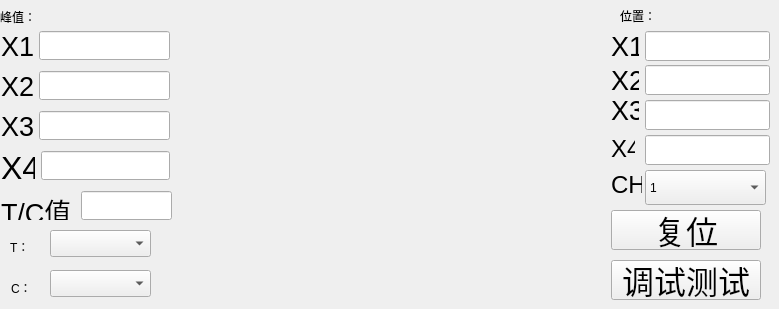
         <widget class="QWidget" name="tab_17">
          <attribute name="title">
           <string>测试</string>
          </attribute>
          <widget class="QComboBox" name="comboBox_p2Value_2">
           <property name="enabled">
            <bool>true</bool>
           </property>
           <property name="geometry">
            <rect>
             <x>50</x>
             <y>270</y>
             <width>101</width>
             <height>27</height>
            </rect>
           </property>
           <property name="currentIndex">
            <number>-1</number>
           </property>
          </widget>
          <widget class="QCustomPlot" name="curve" native="true">
           <property name="geometry">
            <rect>
             <x>180</x>
             <y>10</y>
             <width>421</width>
             <height>281</height>
            </rect>
           </property>
          </widget>
          <widget class="QComboBox" name="comboBox_p1Value_2">
           <property name="enabled">
            <bool>true</bool>
           </property>
           <property name="geometry">
            <rect>
             <x>50</x>
             <y>230</y>
             <width>101</width>
             <height>27</height>
            </rect>
           </property>
           <property name="currentIndex">
            <number>-1</number>
           </property>
          </widget>
          <widget class="QLabel" name="label_105">
           <property name="geometry">
            <rect>
             <x>10</x>
             <y>236</y>
             <width>35</width>
             <height>21</height>
            </rect>
           </property>
           <property name="text">
            <string>T：</string>
           </property>
          </widget>
          <widget class="QLabel" name="label_107">
           <property name="geometry">
            <rect>
             <x>11</x>
             <y>277</y>
             <width>32</width>
             <height>21</height>
            </rect>
           </property>
           <property name="text">
            <string>C：</string>
           </property>
          </widget>
          <widget class="QLabel" name="label_137">
           <property name="geometry">
            <rect>
             <x>0</x>
             <y>6</y>
             <width>151</width>
             <height>21</height>
            </rect>
           </property>
           <property name="text">
            <string>峰值：</string>
           </property>
          </widget>
          <widget class="QLabel" name="label_138">
           <property name="geometry">
            <rect>
             <x>620</x>
             <y>0</y>
             <width>91</width>
             <height>31</height>
            </rect>
           </property>
           <property name="text">
            <string>位置：</string>
           </property>
          </widget>
          <widget class="QLabel" name="label_T1">
           <property name="geometry">
            <rect>
             <x>1</x>
             <y>31</y>
             <width>32</width>
             <height>29</height>
            </rect>
           </property>
           <property name="text">
            <string notr="true">&lt;!DOCTYPE HTML PUBLIC &quot;-//W3C//DTD HTML 4.0//EN&quot; &quot;http://www.w3.org/TR/REC-html40/strict.dtd&quot;&gt;
&lt;html&gt;&lt;head&gt;&lt;meta name=&quot;qrichtext&quot; content=&quot;1&quot; /&gt;&lt;style type=&quot;text/css&quot;&gt;
p, li { white-space: pre-wrap; }
&lt;/style&gt;&lt;/head&gt;&lt;body style=&quot; font-family:'Ubuntu'; font-size:20pt; font-weight:400; font-style:normal;&quot;&gt;
&lt;table border=&quot;0&quot; style=&quot;-qt-table-type: root; margin-top:4px; margin-bottom:4px; margin-left:4px; margin-right:4px;&quot;&gt;
&lt;tr&gt;
&lt;td style=&quot;border: none;&quot;&gt;
&lt;p style=&quot; margin-top:0px; margin-bottom:0px; margin-left:0px; margin-right:0px; -qt-block-indent:0; text-indent:0px;&quot;&gt;X1&lt;/p&gt;&lt;/td&gt;&lt;/tr&gt;&lt;/table&gt;&lt;/body&gt;&lt;/html&gt;</string>
           </property>
          </widget>
          <widget class="QLineEdit" name="lineEdit">
           <property name="geometry">
            <rect>
             <x>39</x>
             <y>31</y>
             <width>131</width>
             <height>29</height>
            </rect>
           </property>
           <property name="text">
            <string notr="true"/>
           </property>
          </widget>
          <widget class="QLabel" name="label_T2">
           <property name="geometry">
            <rect>
             <x>1</x>
             <y>71</y>
             <width>32</width>
             <height>29</height>
            </rect>
           </property>
           <property name="text">
            <string notr="true">&lt;!DOCTYPE HTML PUBLIC &quot;-//W3C//DTD HTML 4.0//EN&quot; &quot;http://www.w3.org/TR/REC-html40/strict.dtd&quot;&gt;
&lt;html&gt;&lt;head&gt;&lt;meta name=&quot;qrichtext&quot; content=&quot;1&quot; /&gt;&lt;style type=&quot;text/css&quot;&gt;
p, li { white-space: pre-wrap; }
&lt;/style&gt;&lt;/head&gt;&lt;body style=&quot; font-family:'Ubuntu'; font-size:20pt; font-weight:400; font-style:normal;&quot;&gt;
&lt;table border=&quot;0&quot; style=&quot;-qt-table-type: root; margin-top:4px; margin-bottom:4px; margin-left:4px; margin-right:4px;&quot;&gt;
&lt;tr&gt;
&lt;td style=&quot;border: none;&quot;&gt;
&lt;p style=&quot; margin-top:0px; margin-bottom:0px; margin-left:0px; margin-right:0px; -qt-block-indent:0; text-indent:0px;&quot;&gt;X2&lt;/p&gt;&lt;/td&gt;&lt;/tr&gt;&lt;/table&gt;&lt;/body&gt;&lt;/html&gt;</string>
           </property>
          </widget>
          <widget class="QLineEdit" name="lineEdit_T2">
           <property name="geometry">
            <rect>
             <x>39</x>
             <y>71</y>
             <width>131</width>
             <height>29</height>
            </rect>
           </property>
           <property name="text">
            <string notr="true"/>
           </property>
          </widget>
          <widget class="QLabel" name="label_T3">
           <property name="geometry">
            <rect>
             <x>1</x>
             <y>111</y>
             <width>32</width>
             <height>29</height>
            </rect>
           </property>
           <property name="text">
            <string notr="true">&lt;!DOCTYPE HTML PUBLIC &quot;-//W3C//DTD HTML 4.0//EN&quot; &quot;http://www.w3.org/TR/REC-html40/strict.dtd&quot;&gt;
&lt;html&gt;&lt;head&gt;&lt;meta name=&quot;qrichtext&quot; content=&quot;1&quot; /&gt;&lt;style type=&quot;text/css&quot;&gt;
p, li { white-space: pre-wrap; }
&lt;/style&gt;&lt;/head&gt;&lt;body style=&quot; font-family:'Ubuntu'; font-size:20pt; font-weight:400; font-style:normal;&quot;&gt;
&lt;table border=&quot;0&quot; style=&quot;-qt-table-type: root; margin-top:4px; margin-bottom:4px; margin-left:4px; margin-right:4px;&quot;&gt;
&lt;tr&gt;
&lt;td style=&quot;border: none;&quot;&gt;
&lt;p style=&quot; margin-top:0px; margin-bottom:0px; margin-left:0px; margin-right:0px; -qt-block-indent:0; text-indent:0px;&quot;&gt;X3&lt;/p&gt;&lt;/td&gt;&lt;/tr&gt;&lt;/table&gt;&lt;/body&gt;&lt;/html&gt;</string>
           </property>
          </widget>
          <widget class="QLineEdit" name="lineEdit_C">
           <property name="geometry">
            <rect>
             <x>39</x>
             <y>111</y>
             <width>131</width>
             <height>29</height>
            </rect>
           </property>
           <property name="text">
            <string notr="true"/>
           </property>
          </widget>
          <widget class="QLabel" name="label_T3_5">
           <property name="geometry">
            <rect>
             <x>1</x>
             <y>150</y>
             <width>34</width>
             <height>29</height>
            </rect>
           </property>
           <property name="text">
            <string notr="true">&lt;!DOCTYPE HTML PUBLIC &quot;-//W3C//DTD HTML 4.0//EN&quot; &quot;http://www.w3.org/TR/REC-html40/strict.dtd&quot;&gt;
&lt;html&gt;&lt;head&gt;&lt;meta name=&quot;qrichtext&quot; content=&quot;1&quot; /&gt;&lt;style type=&quot;text/css&quot;&gt;
p, li { white-space: pre-wrap; }
&lt;/style&gt;&lt;/head&gt;&lt;body style=&quot; font-family:'SimSun'; font-size:20pt; font-weight:400; font-style:normal;&quot;&gt;
&lt;table border=&quot;0&quot; style=&quot;-qt-table-type: root; margin-top:4px; margin-bottom:4px; margin-left:4px; margin-right:4px;&quot;&gt;
&lt;tr&gt;
&lt;td style=&quot;border: none;&quot;&gt;
&lt;p style=&quot; margin-top:0px; margin-bottom:0px; margin-left:0px; margin-right:0px; -qt-block-indent:0; text-indent:0px;&quot;&gt;&lt;span style=&quot; font-family:'Ubuntu'; font-size:24pt;&quot;&gt;X4&lt;/span&gt;&lt;/p&gt;&lt;/td&gt;&lt;/tr&gt;&lt;/table&gt;&lt;/body&gt;&lt;/html&gt;</string>
           </property>
          </widget>
          <widget class="QLineEdit" name="lineEdit_T4">
           <property name="geometry">
            <rect>
             <x>41</x>
             <y>151</y>
             <width>129</width>
             <height>29</height>
            </rect>
           </property>
           <property name="text">
            <string notr="true"/>
           </property>
          </widget>
          <widget class="QLabel" name="label_T3_2">
           <property name="geometry">
            <rect>
             <x>1</x>
             <y>191</y>
             <width>74</width>
             <height>29</height>
            </rect>
           </property>
           <property name="text">
            <string notr="true">&lt;!DOCTYPE HTML PUBLIC &quot;-//W3C//DTD HTML 4.0//EN&quot; &quot;http://www.w3.org/TR/REC-html40/strict.dtd&quot;&gt;
&lt;html&gt;&lt;head&gt;&lt;meta name=&quot;qrichtext&quot; content=&quot;1&quot; /&gt;&lt;style type=&quot;text/css&quot;&gt;
p, li { white-space: pre-wrap; }
&lt;/style&gt;&lt;/head&gt;&lt;body style=&quot; font-family:'Ubuntu'; font-size:20pt; font-weight:400; font-style:normal;&quot;&gt;
&lt;table border=&quot;0&quot; style=&quot;-qt-table-type: root; margin-top:4px; margin-bottom:4px; margin-left:4px; margin-right:4px;&quot;&gt;
&lt;tr&gt;
&lt;td style=&quot;border: none;&quot;&gt;
&lt;p style=&quot; margin-top:0px; margin-bottom:0px; margin-left:0px; margin-right:0px; -qt-block-indent:0; text-indent:0px;&quot;&gt;T/C值 &lt;/p&gt;&lt;/td&gt;&lt;/tr&gt;&lt;/table&gt;&lt;/body&gt;&lt;/html&gt;</string>
           </property>
          </widget>
          <widget class="QLineEdit" name="lineEdit_TC">
           <property name="geometry">
            <rect>
             <x>81</x>
             <y>191</y>
             <width>91</width>
             <height>29</height>
            </rect>
           </property>
           <property name="text">
            <string notr="true"/>
           </property>
          </widget>
          <widget class="QLabel" name="label_T3_19">
           <property name="geometry">
            <rect>
             <x>611</x>
             <y>170</y>
             <width>31</width>
             <height>31</height>
            </rect>
           </property>
           <property name="text">
            <string notr="true">&lt;!DOCTYPE HTML PUBLIC &quot;-//W3C//DTD HTML 4.0//EN&quot; &quot;http://www.w3.org/TR/REC-html40/strict.dtd&quot;&gt;
&lt;html&gt;&lt;head&gt;&lt;meta name=&quot;qrichtext&quot; content=&quot;1&quot; /&gt;&lt;style type=&quot;text/css&quot;&gt;
p, li { white-space: pre-wrap; }
&lt;/style&gt;&lt;/head&gt;&lt;body style=&quot; font-family:'Sans Serif'; font-size:20pt; font-weight:400; font-style:normal;&quot;&gt;
&lt;table border=&quot;0&quot; style=&quot;-qt-table-type: root; margin-top:4px; margin-bottom:4px; margin-left:4px; margin-right:4px;&quot;&gt;
&lt;tr&gt;
&lt;td style=&quot;border: none;&quot;&gt;
&lt;p style=&quot; margin-top:0px; margin-bottom:0px; margin-left:0px; margin-right:0px; -qt-block-indent:0; text-indent:0px;&quot;&gt;&lt;span style=&quot; font-family:'Ubuntu'; font-size:18pt;&quot;&gt;CH&lt;/span&gt;&lt;/p&gt;&lt;/td&gt;&lt;/tr&gt;&lt;/table&gt;&lt;/body&gt;&lt;/html&gt;</string>
           </property>
          </widget>
          <widget class="QComboBox" name="comboBox_DebugCh">
           <property name="geometry">
            <rect>
             <x>645</x>
             <y>170</y>
             <width>121</width>
             <height>35</height>
            </rect>
           </property>
           <property name="duplicatesEnabled">
            <bool>false</bool>
           </property>
           <item>
            <property name="text">
             <string>1</string>
            </property>
           </item>
           <item>
            <property name="text">
             <string>2</string>
            </property>
           </item>
           <item>
            <property name="text">
             <string>3</string>
            </property>
           </item>
           <item>
            <property name="text">
             <string>4</string>
            </property>
           </item>
           <item>
            <property name="text">
             <string>5</string>
            </property>
           </item>
           <item>
            <property name="text">
             <string>6</string>
            </property>
           </item>
          </widget>
          <widget class="QLineEdit" name="lineEdit_Position3">
           <property name="geometry">
            <rect>
             <x>645</x>
             <y>100</y>
             <width>125</width>
             <height>30</height>
            </rect>
           </property>
           <property name="text">
            <string notr="true"/>
           </property>
          </widget>
          <widget class="QLabel" name="label_T1_2">
           <property name="geometry">
            <rect>
             <x>611</x>
             <y>31</y>
             <width>28</width>
             <height>31</height>
            </rect>
           </property>
           <property name="text">
            <string notr="true">&lt;!DOCTYPE HTML PUBLIC &quot;-//W3C//DTD HTML 4.0//EN&quot; &quot;http://www.w3.org/TR/REC-html40/strict.dtd&quot;&gt;
&lt;html&gt;&lt;head&gt;&lt;meta name=&quot;qrichtext&quot; content=&quot;1&quot; /&gt;&lt;style type=&quot;text/css&quot;&gt;
p, li { white-space: pre-wrap; }
&lt;/style&gt;&lt;/head&gt;&lt;body style=&quot; font-family:'Ubuntu'; font-size:20pt; font-weight:400; font-style:normal;&quot;&gt;
&lt;table border=&quot;0&quot; style=&quot;-qt-table-type: root; margin-top:4px; margin-bottom:4px; margin-left:4px; margin-right:4px;&quot;&gt;
&lt;tr&gt;
&lt;td style=&quot;border: none;&quot;&gt;
&lt;p style=&quot; margin-top:0px; margin-bottom:0px; margin-left:0px; margin-right:0px; -qt-block-indent:0; text-indent:0px;&quot;&gt;X1&lt;/p&gt;&lt;/td&gt;&lt;/tr&gt;&lt;/table&gt;&lt;/body&gt;&lt;/html&gt;</string>
           </property>
          </widget>
          <widget class="QLineEdit" name="lineEdit_Position1">
           <property name="geometry">
            <rect>
             <x>645</x>
             <y>31</y>
             <width>125</width>
             <height>30</height>
            </rect>
           </property>
           <property name="text">
            <string notr="true"/>
           </property>
          </widget>
          <widget class="QLabel" name="label_T2_2">
           <property name="geometry">
            <rect>
             <x>611</x>
             <y>65</y>
             <width>28</width>
             <height>31</height>
            </rect>
           </property>
           <property name="text">
            <string notr="true">&lt;!DOCTYPE HTML PUBLIC &quot;-//W3C//DTD HTML 4.0//EN&quot; &quot;http://www.w3.org/TR/REC-html40/strict.dtd&quot;&gt;
&lt;html&gt;&lt;head&gt;&lt;meta name=&quot;qrichtext&quot; content=&quot;1&quot; /&gt;&lt;style type=&quot;text/css&quot;&gt;
p, li { white-space: pre-wrap; }
&lt;/style&gt;&lt;/head&gt;&lt;body style=&quot; font-family:'Ubuntu'; font-size:20pt; font-weight:400; font-style:normal;&quot;&gt;
&lt;table border=&quot;0&quot; style=&quot;-qt-table-type: root; margin-top:4px; margin-bottom:4px; margin-left:4px; margin-right:4px;&quot;&gt;
&lt;tr&gt;
&lt;td style=&quot;border: none;&quot;&gt;
&lt;p style=&quot; margin-top:0px; margin-bottom:0px; margin-left:0px; margin-right:0px; -qt-block-indent:0; text-indent:0px;&quot;&gt;X2&lt;/p&gt;&lt;/td&gt;&lt;/tr&gt;&lt;/table&gt;&lt;/body&gt;&lt;/html&gt;</string>
           </property>
          </widget>
          <widget class="QLineEdit" name="lineEdit_Position2">
           <property name="geometry">
            <rect>
             <x>645</x>
             <y>65</y>
             <width>125</width>
             <height>30</height>
            </rect>
           </property>
           <property name="text">
            <string notr="true"/>
           </property>
          </widget>
          <widget class="QLabel" name="label_T3_18">
           <property name="geometry">
            <rect>
             <x>611</x>
             <y>95</y>
             <width>28</width>
             <height>31</height>
            </rect>
           </property>
           <property name="text">
            <string notr="true">&lt;!DOCTYPE HTML PUBLIC &quot;-//W3C//DTD HTML 4.0//EN&quot; &quot;http://www.w3.org/TR/REC-html40/strict.dtd&quot;&gt;
&lt;html&gt;&lt;head&gt;&lt;meta name=&quot;qrichtext&quot; content=&quot;1&quot; /&gt;&lt;style type=&quot;text/css&quot;&gt;
p, li { white-space: pre-wrap; }
&lt;/style&gt;&lt;/head&gt;&lt;body style=&quot; font-family:'Ubuntu'; font-size:20pt; font-weight:400; font-style:normal;&quot;&gt;
&lt;table border=&quot;0&quot; style=&quot;-qt-table-type: root; margin-top:4px; margin-bottom:4px; margin-left:4px; margin-right:4px;&quot;&gt;
&lt;tr&gt;
&lt;td style=&quot;border: none;&quot;&gt;
&lt;p style=&quot; margin-top:0px; margin-bottom:0px; margin-left:0px; margin-right:0px; -qt-block-indent:0; text-indent:0px;&quot;&gt;X3&lt;/p&gt;&lt;/td&gt;&lt;/tr&gt;&lt;/table&gt;&lt;/body&gt;&lt;/html&gt;</string>
           </property>
          </widget>
          <widget class="QLabel" name="label_T3_17">
           <property name="geometry">
            <rect>
             <x>611</x>
             <y>135</y>
             <width>24</width>
             <height>27</height>
            </rect>
           </property>
           <property name="text">
            <string notr="true">&lt;!DOCTYPE HTML PUBLIC &quot;-//W3C//DTD HTML 4.0//EN&quot; &quot;http://www.w3.org/TR/REC-html40/strict.dtd&quot;&gt;
&lt;html&gt;&lt;head&gt;&lt;meta name=&quot;qrichtext&quot; content=&quot;1&quot; /&gt;&lt;style type=&quot;text/css&quot;&gt;
p, li { white-space: pre-wrap; }
&lt;/style&gt;&lt;/head&gt;&lt;body style=&quot; font-family:'SimSun'; font-size:20pt; font-weight:400; font-style:normal;&quot;&gt;
&lt;table border=&quot;0&quot; style=&quot;-qt-table-type: root; margin-top:4px; margin-bottom:4px; margin-left:4px; margin-right:4px;&quot;&gt;
&lt;tr&gt;
&lt;td style=&quot;border: none;&quot;&gt;
&lt;p style=&quot; margin-top:0px; margin-bottom:0px; margin-left:0px; margin-right:0px; -qt-block-indent:0; text-indent:0px;&quot;&gt;&lt;span style=&quot; font-family:'Ubuntu'; font-size:18pt;&quot;&gt;X4&lt;/span&gt;&lt;/p&gt;&lt;/td&gt;&lt;/tr&gt;&lt;/table&gt;&lt;/body&gt;&lt;/html&gt;</string>
           </property>
          </widget>
          <widget class="QLineEdit" name="lineEdit_Position4">
           <property name="geometry">
            <rect>
             <x>645</x>
             <y>135</y>
             <width>125</width>
             <height>30</height>
            </rect>
           </property>
           <property name="text">
            <string notr="true"/>
           </property>
          </widget>
          <widget class="QPushButton" name="restButton_2">
           <property name="geometry">
            <rect>
             <x>611</x>
             <y>210</y>
             <width>150</width>
             <height>40</height>
            </rect>
           </property>
           <property name="minimumSize">
            <size>
             <width>150</width>
             <height>40</height>
            </size>
           </property>
           <property name="maximumSize">
            <size>
             <width>150</width>
             <height>40</height>
            </size>
           </property>
           <property name="font">
            <font>
             <pointsize>24</pointsize>
            </font>
           </property>
           <property name="text">
            <string>复位</string>
           </property>
          </widget>
          <widget class="QPushButton" name="startButton">
           <property name="geometry">
            <rect>
             <x>611</x>
             <y>260</y>
             <width>150</width>
             <height>40</height>
            </rect>
           </property>
           <property name="minimumSize">
            <size>
             <width>150</width>
             <height>40</height>
            </size>
           </property>
           <property name="maximumSize">
            <size>
             <width>150</width>
             <height>40</height>
            </size>
           </property>
           <property name="font">
            <font>
             <pointsize>24</pointsize>
            </font>
           </property>
           <property name="text">
            <string>调试测试</string>
           </property>
          </widget>
         </widget>
